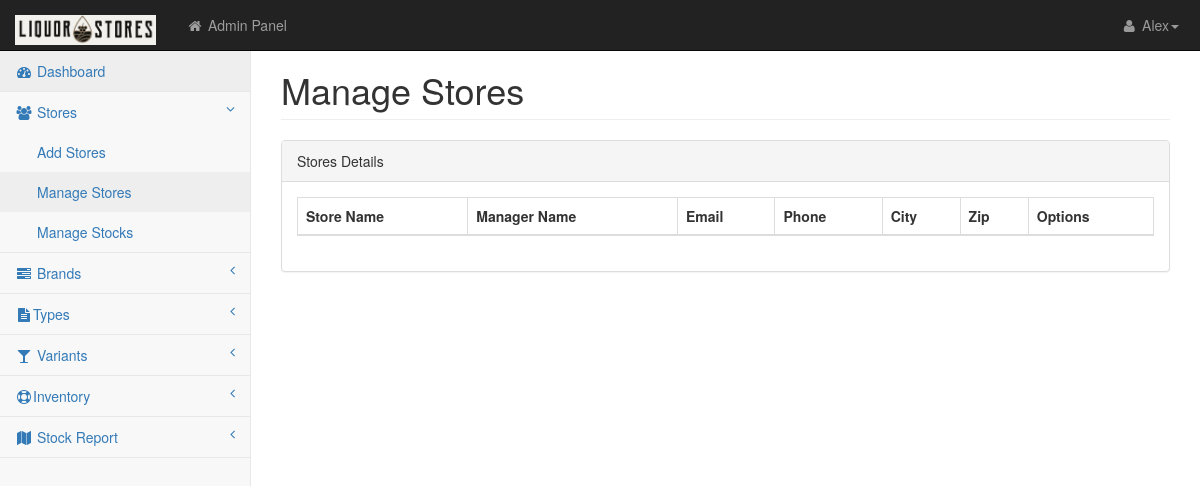
Page /manage_stores.php on the earlier database version.
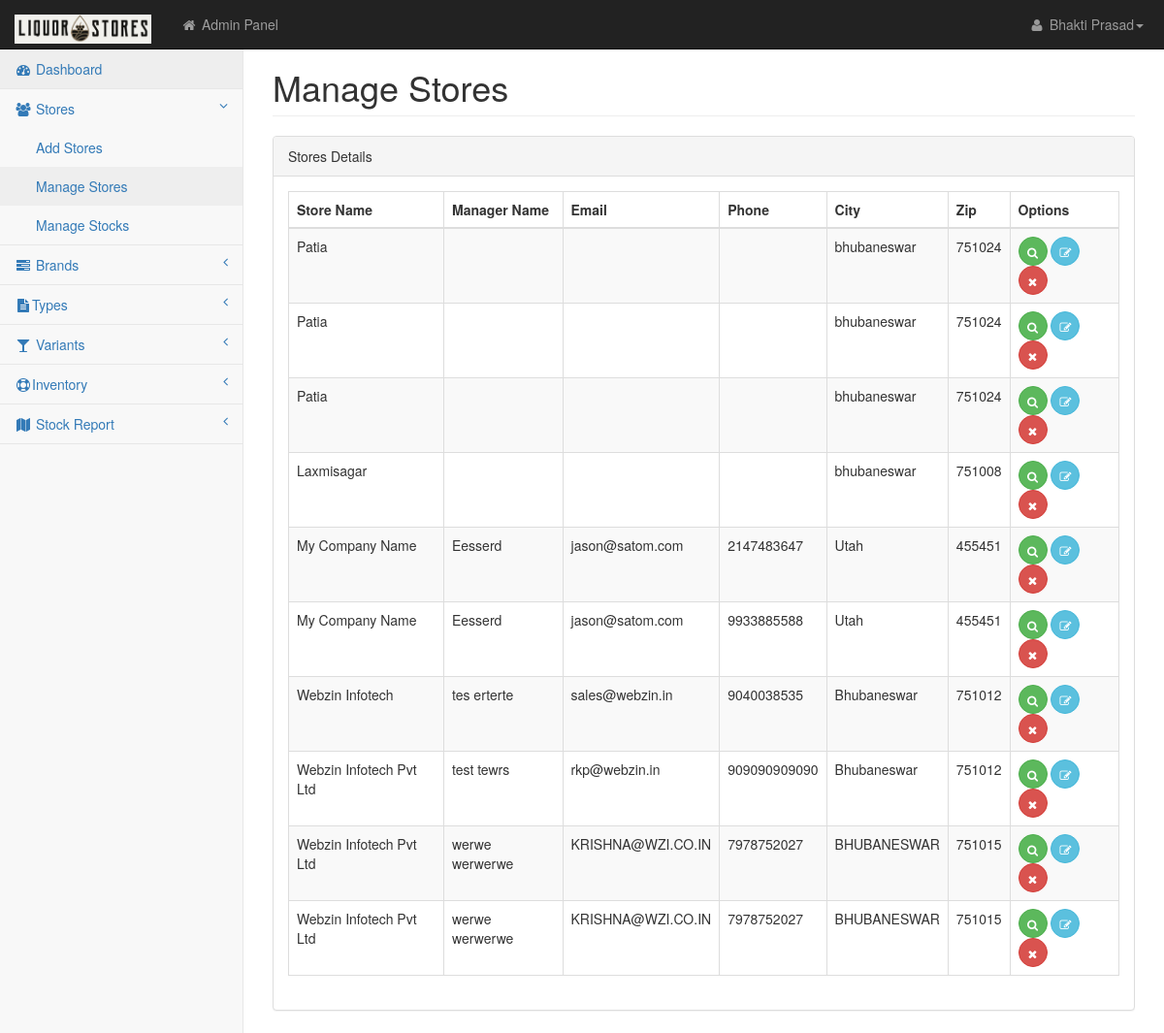
Same page on the later database version.
### tables this page shows
CREATE TABLE `stores` (
  `id` int(11) NOT NULL AUTO_INCREMENT,
  `name` varchar(255) DEFAULT NULL,
  `incharge_name` varchar(255) DEFAULT NULL,
  `email` varchar(255) DEFAULT NULL,
  `phone` bigint(20) DEFAULT NULL,
  `address` varchar(255) DEFAULT NULL,
  `city` varchar(111) DEFAULT NULL,
  `state` varchar(111) DEFAULT NULL,
  `country` varchar(22) DEFAULT NULL,
  `zip` int(7) DEFAULT NULL,
  PRIMARY KEY (`id`)
);

### include/config.php (called while the page is built, shortened)
<?php
$addres='http://'.$_SERVER['SERVER_NAME'].'/';
?>

### include/functions.php (called while the page is built, shortened)
<?php
function GetName($tablename,$field,$where,$id)
{
 	global $con;
	$uquery="SELECT * FROM $tablename WHERE $where=$id";
	$uresult=mysqli_query($con,$uquery);
	$urow=mysqli_fetch_object($uresult);
	$newval=stripslashes( $urow->$field);
 	return $newval;
}
?>

### manage_stores.php (the view, shortened to what the changed rows need)
<?php
 include("top.php");
$sqlSelectclient="SELECT * FROM stores";
$selectclient=mysqli_query($con,$sqlSelectclient);
?>
    </head>
    <body>
        <div id="wrapper">
            <?php include("nav.php"); ?>
            <div id="page-wrapper">
                <div class="row">
                    <div class="col-lg-12">
                        <h1 class="page-header">Manage Stores</h1>
                    </div>
                </div>
                <div class="row">
                    <div class="col-lg-12">
                        <div class="panel panel-default">
                            <div class="panel-body">
                                <div class="dataTable_wrapper">
                                    <table class="table table-striped table-bordered table-hover" id="dataTables-example">
                                        <thead>
                                            <tr>
                                                <th>Store Name</th>
                                                <th>Manager Name</th>
												<th>Email</th>
                                                <th>Phone</th>
												<th>City</th>
                                                <th>Zip</th>
												<th>Options</th>
                                            </tr>
                                        </thead>
                                        <tbody>
                                        <?php
	   $i=0;
	  while($resultclient=mysqli_fetch_object($selectclient))
        	  {
				 if($i % 2 != "0")
  				 {
     			 $class = 'odd';
   					}
  				 else
   				{
      			$class = 'even';
   				}
				  ?>
                                            <tr class="<?php echo $class; ?>" id="<? echo stripslashes($resultclient->id); ?>">
                                                <td><? echo stripslashes($resultclient->name); ?></td>
                                                <td><? echo stripslashes($resultclient->incharge_name); ?></td>
                                                <td><? echo stripslashes($resultclient->email); ?></td>
                                                <td class="center"><? echo stripslashes($resultclient->phone); ?></td>
                                                <td class="center"><? echo stripslashes($resultclient->city); ?></td>
												<td class="center"> <? echo stripslashes($resultclient->zip); ?></td>
												<td class="center">
												<a class="btn btn-success btn-circle" href="add_stores.php?action=view&id=<? echo stripslashes($resultclient->id); ?>"><i class="fa fa-search"></i></a>
												<a class="btn btn-info btn-circle" href="add_stores.php?action=edit&id=<? echo stripslashes($resultclient->id); ?>"><i class="fa fa-edit"></i></a>
												<a href="javascript:void();" class="btn btn-danger btn-circle delstore"><i class="fa fa-times"></i></a>
												</td>
                                            </tr>
                                              <? $i++; } ?>
                                        </tbody>
                                    </table>
                                </div>
                          </div>
                        </div>
                    </div>
                </div>
                <div class="row">
                    <div class="col-lg-6">
                  </div>
                    <div class="col-lg-6">
                  </div>
                </div>
                <div class="row">
                    <div class="col-lg-6">
                  </div>
                    <div class="col-lg-6">
                  </div>
                </div>
                <div class="row">
                    <div class="col-lg-6">
                  </div>
                    <div class="col-lg-6">
                  </div>
                </div>
            </div>
        </div>
    </body>
</html>

### nav.php (shortened to what the changed rows need)
<nav class="navbar navbar-inverse navbar-fixed-top" role="navigation">
              <ul class="nav navbar-right navbar-top-links">
                  <li class="dropdown">
                      <a class="dropdown-toggle" data-toggle="dropdown" href="<?php echo $addres; ?>editprofile.php">
                          <i class="fa fa-user fa-fw"></i> <?php echo GetName('users','name','id','1') ?><b class="caret"></b>
                      </a>
                  </li>
              </ul>
          </nav>

Differences in the rows shown:
added stores: name "Patia", city "bhubaneswar", zip "751024"
added stores: name "Patia", city "bhubaneswar", zip "751024"
added stores: name "Patia", city "bhubaneswar", zip "751024"
added stores: name "Laxmisagar", city "bhubaneswar", zip "751008"
added stores: name "My Company Name", incharge_name "Eesserd", email "jason@satom.com", phone "2147483647", city "Utah", zip "455451"
added stores: name "My Company Name", incharge_name "Eesserd", email "jason@satom.com", phone "9933885588", city "Utah", zip "455451"
added stores: name "Webzin Infotech", incharge_name "tes erterte", email "sales@webzin.in", phone "9040038535", city "Bhubaneswar", zip "751012"
added stores: name "Webzin Infotech Pvt Ltd", incharge_name "test tewrs", email "rkp@webzin.in", phone "909090909090", city "Bhubaneswar", zip "751012"
added stores: name "Webzin Infotech Pvt Ltd", incharge_name "werwe werwerwe", email "KRISHNA@WZI.CO.IN", phone "7978752027", city "BHUBANESWAR", zip "751015"
added stores: name "Webzin Infotech Pvt Ltd", incharge_name "werwe werwerwe", email "KRISHNA@WZI.CO.IN", phone "7978752027", city "BHUBANESWAR", zip "751015"
Other differences:
GetName('users','name','id','1'): "Alex" → "Bhakti Prasad"
